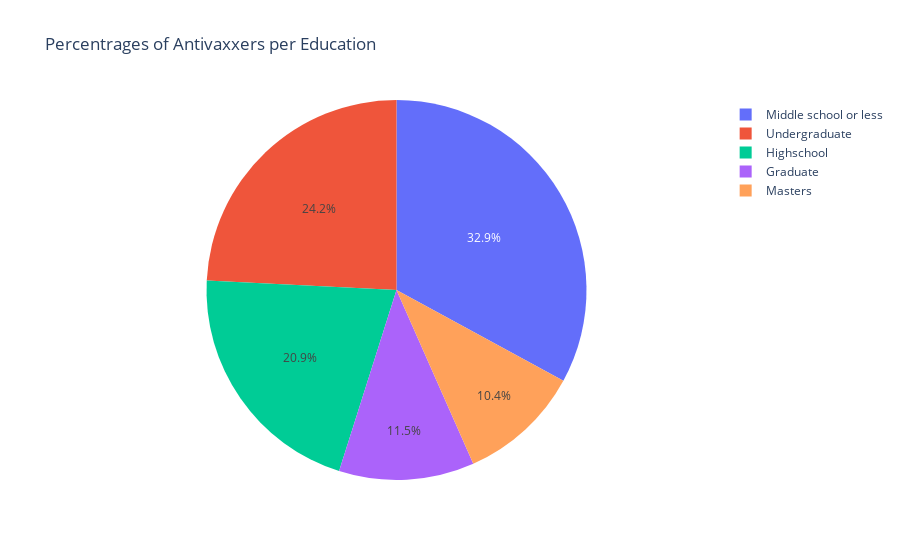

The code cell stored with this chart in its notebook:
### Code cell
bar_pie('Education')

### Figure 1 — Plotly figure (JSON) as saved in the notebook; plotly's stock layout.template omitted (floating-point values rounded to 4 significant figures)
{"data": [{"domain": {"x": [0, 1], "y": [0, 1]}, "hovertemplate": "Education=%{label}<br>Percentage=%{value}<extra></extra>", "labels": ["Graduate", "Highschool", "Masters", "Middle school or less", "Undergraduate"], "legendgroup": "", "name": "", "showlegend": true, "type": "pie", "values": [10.81, 19.64, 9.804, 30.93, 22.73]}], "layout": {"legend": {"tracegroupgap": 0}, "title": {"text": "Percentrages of Antivaxxers per Education "}}}
